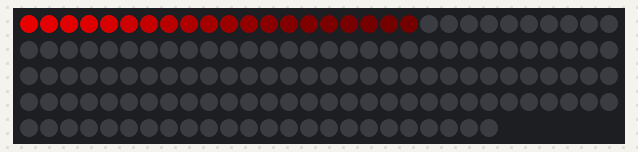
Recording of a sketch running on a simulated Arduino Uno, built with avr-gcc and run on an emulated ATmega328P. Shown: 144 RGB LEDs in strip order, left to right, continuing on the next row. Dim RGB values are drawn brighter than linear; what the sketch prints to the serial monitor is not drawn.

Above: at 0.2 s.

The sketch:

sun-with-halo-and-anti-aliasing.ino
```cpp
// Sunlight with halo and anti aliasing
// The actual sun's position is mapped to the LED strip (24h)

// Video at: https://vimeo.com/wolfzeitlos/sun-with-halo-and-anti-aliasing
// Git at: https://github.com/gabrielwolf/sunlight

#include <Adafruit_NeoPixel.h>
#ifdef __AVR__
#include <avr/power.h>
#endif

#define PIN 6
#define NUM_LEDS 144
#define BRIGHTNESS 255

#include <TimeLib.h>
#define TIME_HEADER  "T"   // Header tag for serial time sync message
#define TIME_REQUEST  7    // ASCII bell character requests a time sync message

const int potPin = A0;  // the purpose of the poti is testing variables tactically
int readValue;
double subpixel;

double sunSize = NUM_LEDS * 0.3;      // set the sun's size as a percentage of the total number of pixels
double sunHaloSize = sunSize * 1.5;   // define the halo's size in relation to the sun's size
double sunBrightness = 180;
double haloBrightness = sunBrightness * 1 / 4;

Adafruit_NeoPixel strip = Adafruit_NeoPixel(NUM_LEDS, PIN, NEO_GRBW + NEO_KHZ800);

byte neopix_gamma[] = {
  0,  0,  0,  0,  0,  0,  0,  0,  0,  0,  0,  0,  0,  0,  0,  0,
  0,  0,  0,  0,  0,  0,  0,  0,  0,  0,  0,  0,  1,  1,  1,  1,
  1,  1,  1,  1,  1,  1,  1,  1,  1,  2,  2,  2,  2,  2,  2,  2,
  2,  3,  3,  3,  3,  3,  3,  3,  4,  4,  4,  4,  4,  5,  5,  5,
  5,  6,  6,  6,  6,  7,  7,  7,  7,  8,  8,  8,  9,  9,  9, 10,
  10, 10, 11, 11, 11, 12, 12, 13, 13, 13, 14, 14, 15, 15, 16, 16,
  17, 17, 18, 18, 19, 19, 20, 20, 21, 21, 22, 22, 23, 24, 24, 25,
  25, 26, 27, 27, 28, 29, 29, 30, 31, 32, 32, 33, 34, 35, 35, 36,
  37, 38, 39, 39, 40, 41, 42, 43, 44, 45, 46, 47, 48, 49, 50, 50,
  51, 52, 54, 55, 56, 57, 58, 59, 60, 61, 62, 63, 64, 66, 67, 68,
  69, 70, 72, 73, 74, 75, 77, 78, 79, 81, 82, 83, 85, 86, 87, 89,
  90, 92, 93, 95, 96, 98, 99, 101, 102, 104, 105, 107, 109, 110, 112, 114,
  115, 117, 119, 120, 122, 124, 126, 127, 129, 131, 133, 135, 137, 138, 140, 142,
  144, 146, 148, 150, 152, 154, 156, 158, 160, 162, 164, 167, 169, 171, 173, 175,
  177, 180, 182, 184, 186, 189, 191, 193, 196, 198, 200, 203, 205, 208, 210, 213,
  215, 218, 220, 223, 225, 228, 231, 233, 236, 239, 241, 244, 247, 249, 252, 255
};


void setup() {
  pinMode(potPin, INPUT);             // get potPin ready
  Serial.begin(9600);                 // open serial port as debug console
  strip.setBrightness(BRIGHTNESS);
  strip.begin();
  strip.show();                       // initialize all pixels to 'off'
  setSyncProvider(requestSync);       //set function to call when sync required
  Serial.println("Waiting for sync message");
}


void loop() {
  // to initialize the Arduino with a correct time type the following in your console:
  // $ TZ_adjust=+2; // to correct your time zone
  // $ sudo echo "T$(($(date +%s)+60*60*$TZ_adjust))" >/dev/tty.usbmodemfa131

  // if it doesn't do, just type
  //
  // $ TZ_adjust=-5;
  // $ echo T$(($(date +%s)+60*60*$TZ_adjust))
  //
  // to get a correct UNIX time, that you can enter in the serial monitor, after the arduino has been started

  if (Serial.available()) {
    processSyncMessage();
  }
  if (timeStatus()!= timeNotSet) {
    digitalClockDisplay();
  }

  // read poti in 10 bit
  //  int poti = analogRead(potPin);

  // calc all seconds that are gone by now for today
  time_t t = now();
  double hours = hour(t); // map(poti, 0, 1023, 0, 23);
  double minutes = minute(t);
  double seconds = second(t);
  double secondsGoneToday = hours * 3600 + minutes * 60 + seconds;

  // same thing in milliseconds for the actial second
  int actualMilliSecs = millis() % 1000;
  double millisPerSec = 1000;

  // imaginary pixels are going to be used for twilight, when we have sunset and sunrise time values
  // subpixel = mapdouble(secondsGoneToday+1*actualMilliSecs/millisPerSec, 0, 86400, -sunHaloSize, NUM_LEDS - 1 +sunHaloSize);

  subpixel = mapdouble(secondsGoneToday+1*actualMilliSecs/millisPerSec, 0, 86400, 0, NUM_LEDS - 1);

  /*
  Serial.print("Sunsize: ");
  Serial.println(sunSize);

  Serial.print("SunHalosize: ");
  Serial.println(sunHaloSize);

  Serial.print("Subpixl: ");
  Serial.println(subpixel);

  Serial.print("secondsGoneToday: ");
  Serial.println(secondsGoneToday);

  Serial.print("secondsGoneToday+1*actualMilliSecs/millisPerSec: ");
  Serial.print(secondsGoneToday+1*actualMilliSecs/millisPerSec);
  */

  // wipe values of all pixels to start every loop a clean calculating
  strip.clear();

  // set the actual position and width of the halo
  double from = subpixel - sunHaloSize / 2;
  double to = subpixel + sunHaloSize / 2;

  // Halo
  for (int i = from + 1; i <= to; i++) {
    double cosinus = mapdouble(i, from, to, -PI / 2, PI / 2);
    strip.setPixelColor(i, haloBrightness * abs(cos(cosinus)), 0, 0, 0);
  }

  // set the actual position and width of the sun
  from = subpixel - sunSize / 2;
  to = subpixel + sunSize / 2;

  // Sun
  for (int i = from + 1; i <= to; i++) {
    uint32_t color = strip.getPixelColor(i);
    uint8_t r = red(color);
    uint8_t g = green(color);
    uint8_t b = blue(color);
    uint8_t w = white(color);
    double cosinus = mapdouble(i, from, to, -PI / 2, PI / 2);
    strip.setPixelColor(i, min(r + sunBrightness * pow(abs(cos(cosinus)), 3), 255), 0, 0, 0);   // cosine is pimped, to sharpen the edge of the sun
  }

  // add gamma to all pixels
  for (int i = 0; i <= NUM_LEDS; i++) {
    uint32_t color = strip.getPixelColor(i);
    uint8_t r = red(color);
    uint8_t g = green(color);
    uint8_t b = blue(color);
    uint8_t w = white(color);
    strip.setPixelColor(i, neopix_gamma[(byte)r], neopix_gamma[(byte)g], neopix_gamma[(byte)b], neopix_gamma[(byte)w]);
  }

  // all LEDs shall show their calculated values
  strip.show();

}

// ---- Tools ----

// get 8 bit RGBW values from a 32 bit color
uint8_t white(uint32_t c) {
  return (c >> 24);
}

uint8_t red(uint32_t c) {
  return (c >> 16);
}

uint8_t green(uint32_t c) {
  return (c >> 8);
}

uint8_t blue(uint32_t c) {
  return (c);
}

// custom mapping in double precision
double mapdouble(double x, double in_min, double in_max, double out_min, double out_max)
{
  return (x - in_min) * (out_max - out_min) / (in_max - in_min) + out_min;
}

void processSyncMessage() {
  unsigned long pctime;
  const unsigned long DEFAULT_TIME = 1357041600; // Jan 1 2013

  if(Serial.find(TIME_HEADER)) {
     pctime = Serial.parseInt();
     if( pctime >= DEFAULT_TIME) { // check the integer is a valid time (greater than Jan 1 2013)
       setTime(pctime); // Sync Arduino clock to the time received on the serial port
     }
  }
}

void printDigits(int digits){
  // utility function for digital clock display: prints preceding colon and leading 0
  Serial.print(":");
  if(digits < 10)
    Serial.print('0');
  Serial.print(digits);
}

void digitalClockDisplay(){
  // digital clock display of the time
  Serial.print(hour());
  printDigits(minute());
  printDigits(second());
  Serial.print(" ");
  Serial.print(day());
  Serial.print(" ");
  Serial.print(month());
  Serial.print(" ");
  Serial.print(year());
  Serial.println();
}

time_t requestSync()
{
  Serial.write(TIME_REQUEST);
  return 0; // the time will be sent later in response to serial mesg
}
```
